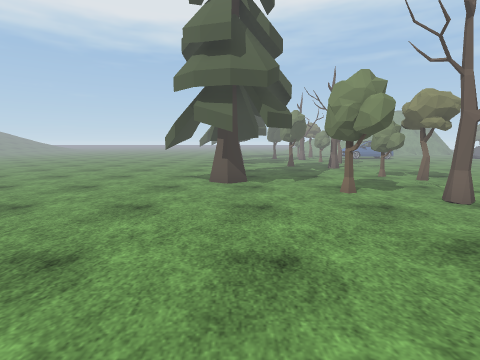
view 1 (above)

24 first-person views from a walk through a scene from a Unity 3-D project. The camera is 1.3 m above the floor, tilts 8° down and sees 85° across. The floor is counted in squares, 1 m on a side. Each view is taken from the middle of a square. On the plan, view 1 faces up. The plan holds only what a view shows up to about 13 squares ahead; the rest is blank. The place goes on beyond the plan. The player character is not drawn. Some surface patterns are stand-ins.

view 2
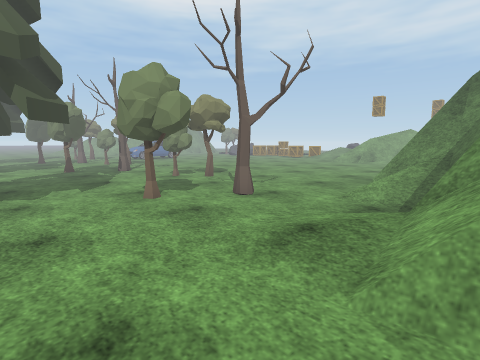

view 3
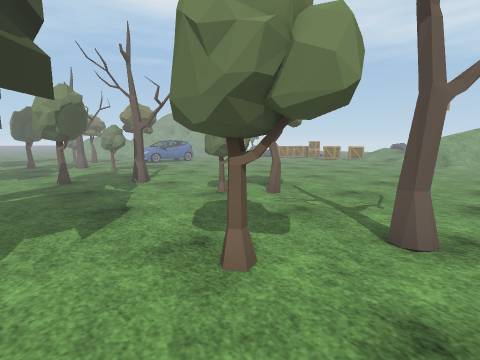

view 4
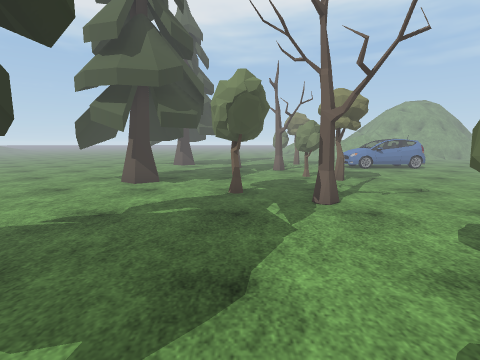

view 5
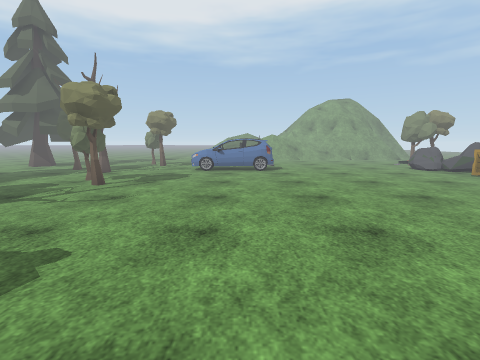

view 6
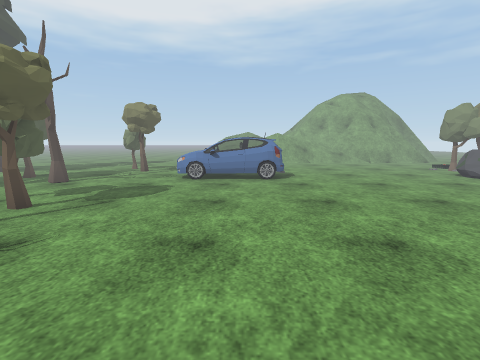

view 7
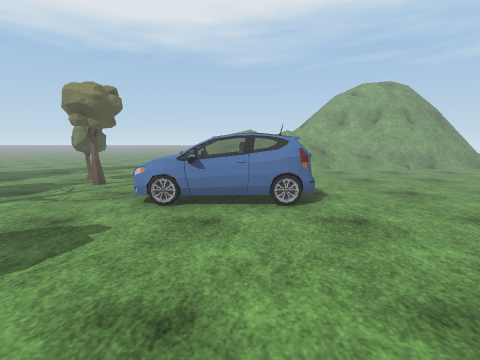

view 8
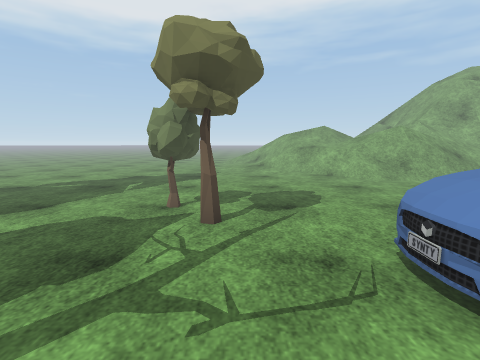

view 9
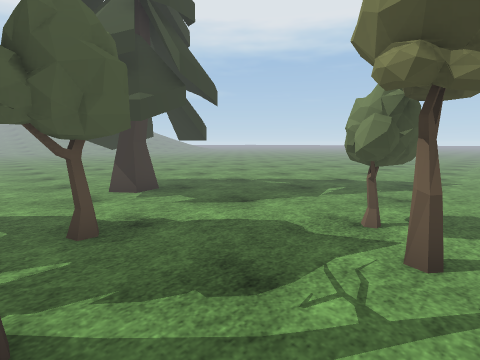

view 10
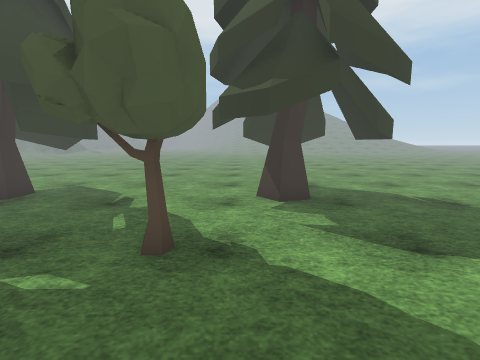

view 11
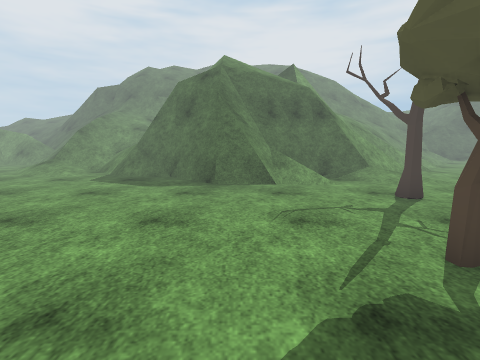

view 12
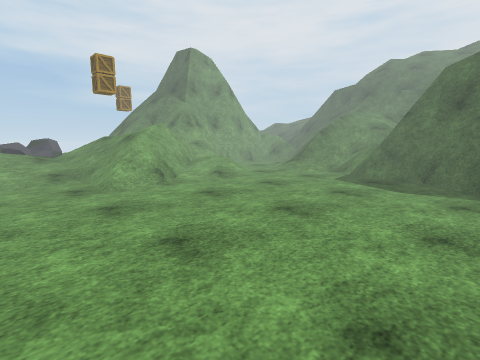

view 13
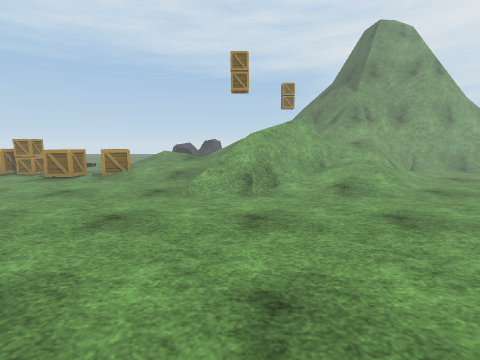

view 14
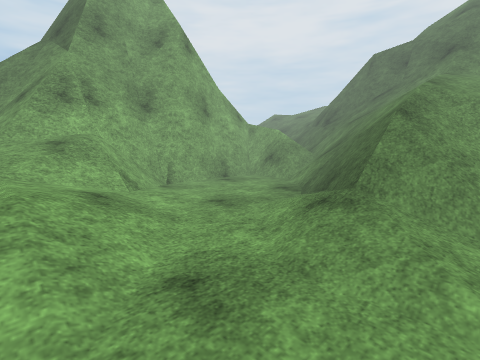

view 15
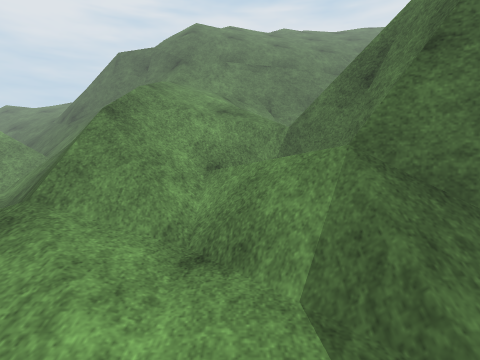

view 16
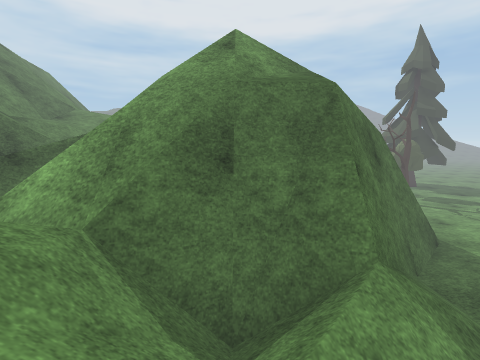

view 17
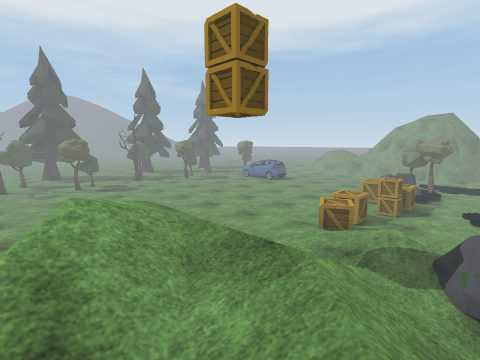

view 18
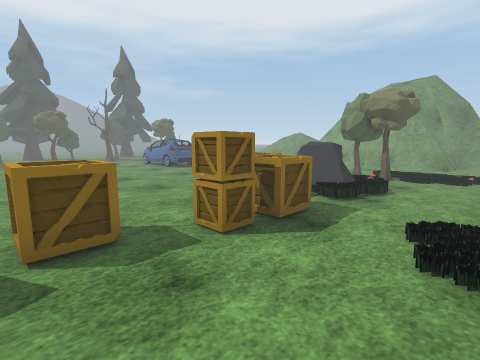

view 19
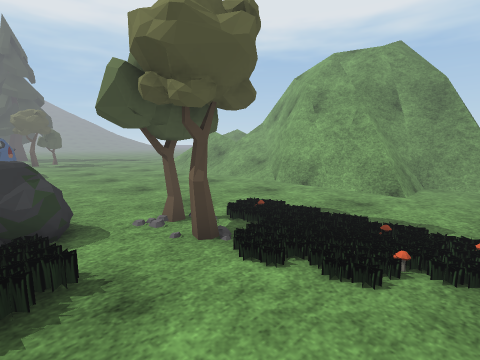

view 20
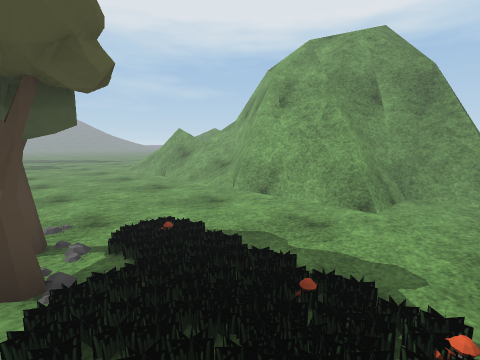

view 21
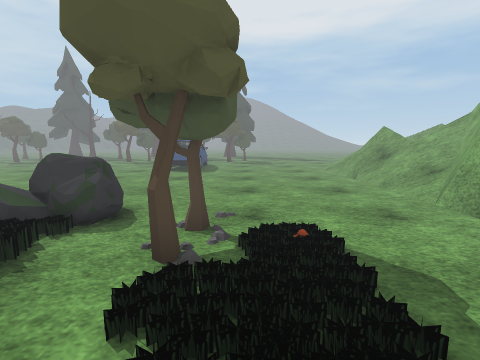

view 22
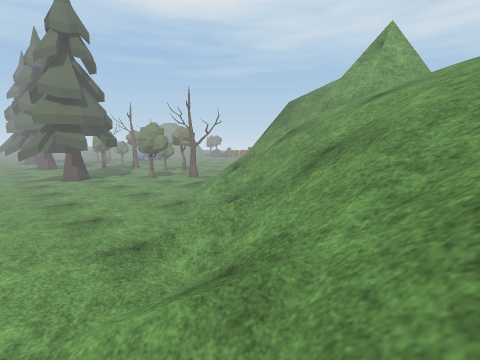

view 23
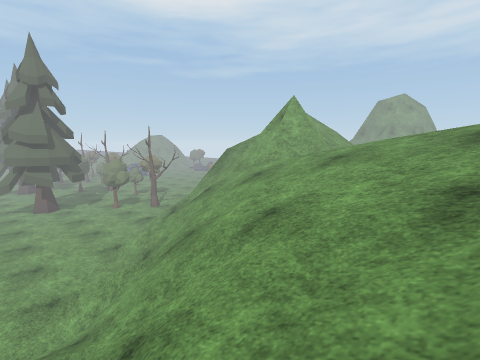

view 24
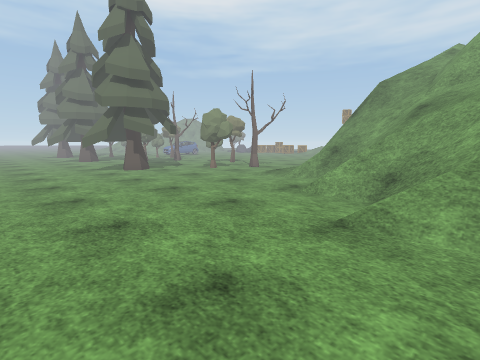

### Floor plan
Key: @ floor where view 1 was taken; # wall or solid block; . main floor; : floor 0.25 m higher than the main floor; + floor 3.75 m higher than the main floor; * floor 4.5 m higher than the main floor; / step, stairs or slope; = window, fence, low wall or low ledge; v drop or lower ground; T tree; R rock; C car; A crate; M mushroom; O other object.
Columns run from 6 left of view 1 to 25 right of it. Each row starts with its distance up from view 1.
 34         .....
 33 .............//////  v=#
 32 ..............//////  /###   ###
 31 ................//==#///##  ##==
 30 ................./O==#///#####..
 29 ....................##....==#...
 28 ................................
 27 ................................
 26 .....TTT....T...............O.MM
 25 ....T......TT..............T..M.
 24 ...TTTT.....TT.............TT...
 23 ....T..........CCCC.......RT....
 22 ......T.TTT....CCCCC......RRO...
 21 .........T.T...CCCC........RR...
 20 ...........................RR...
 19 .....TTT....T.............AA....
 18 ....T......TT..............AA..
 17 ...TTTT.....TT..............A...
 16 ....T.......................A...
 15 ......T.TTT................A...
 14 .........T.T...............A....
 13 ...........................AA /
 12 ...........................A///R
 11 .....TTT....T..............////R
 10 ....T......TT.............:////O
  9 ...TTTT.....TT..........////////
  8 ....T...................////////
  7 ......T.TTT............./=v/////
  6 .........T.T............./==///
  5 ........................///=// /
  4 ........................///////
  3 .........:/..O=##......../////##
  2 ........./===#=###......../// ##
  1 ........//#####vv##//.///..//=##
  0 ......@/////vvvv* ##//////.../#
 -1 ......///////////*v#////=/....#
 -2 ......////=#//////v#////#=....#
 -3  ..../////=##   ///#/////=/...#
 -4 . ..//////=##=////////////////##
 -5   .////////####=v v////////////#
 -6    ////////          /////////=#
 -7   /////////     /=  /////////
 -8     //////////===#====//////==
 -9     ///////////v==vv+v///////=//
-10    ////////===  *///////======//
-11           /=##  ////////######
-12           ///          //

Where each view was taken, in squares from view 1:
view 1: 0 up, 0 right, facing up
view 2: 1 up, 0 right, facing up-right
view 3: 5 up, 1 right, facing up-right
view 4: 8 up, 3 right, facing up
view 5: 9 up, 11 right, facing up
view 6: 12 up, 11 right, facing up
view 7: 16 up, 11 right, facing up
view 8: 20 up, 7 right, facing up
view 9: 21 up, 7 right, facing up-left
view 10: 23 up, 6 right, facing left
view 11: 12 up, 9 right, facing down
view 12: 12 up, 10 right, facing down-right
view 13: 8 up, 11 right, facing right
view 14: 4 up, 16 right, facing down-right
view 15: 3 up, 15 right, facing down
view 16: 2 down, 17 right, facing left
view 17: 5 up, 25 right, facing up-left
view 18: 14 up, 25 right, facing up-left
view 19: 22 up, 25 right, facing up-left
view 20: 24 up, 25 right, facing up-left
view 21: 25 up, 25 right, facing left
view 22: 7 down, 4 left, facing up-right
view 23: 10 down, 3 left, facing up-right
view 24: 4 down, 6 left, facing up-right
